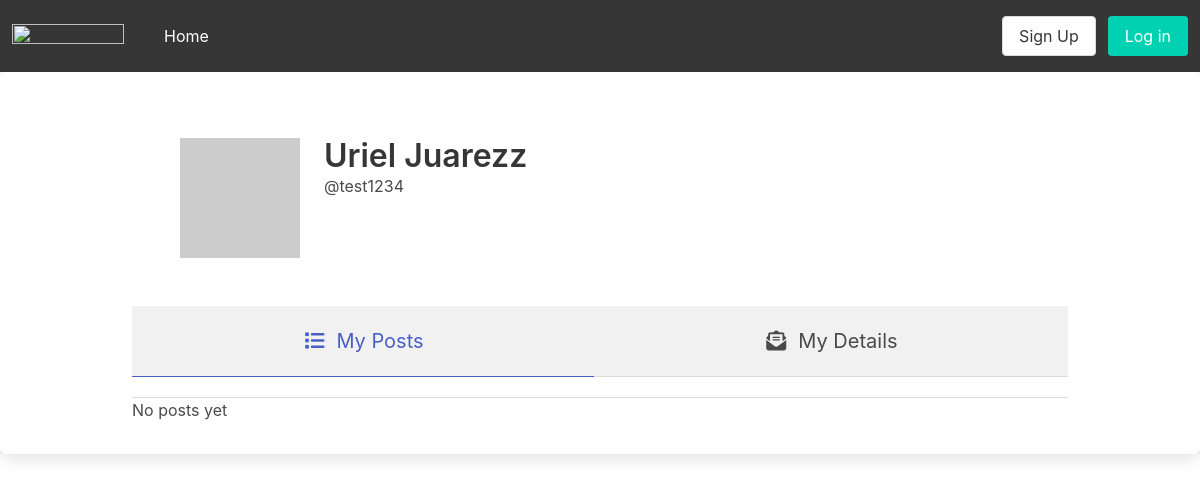
The app's page /user/5/, older data.
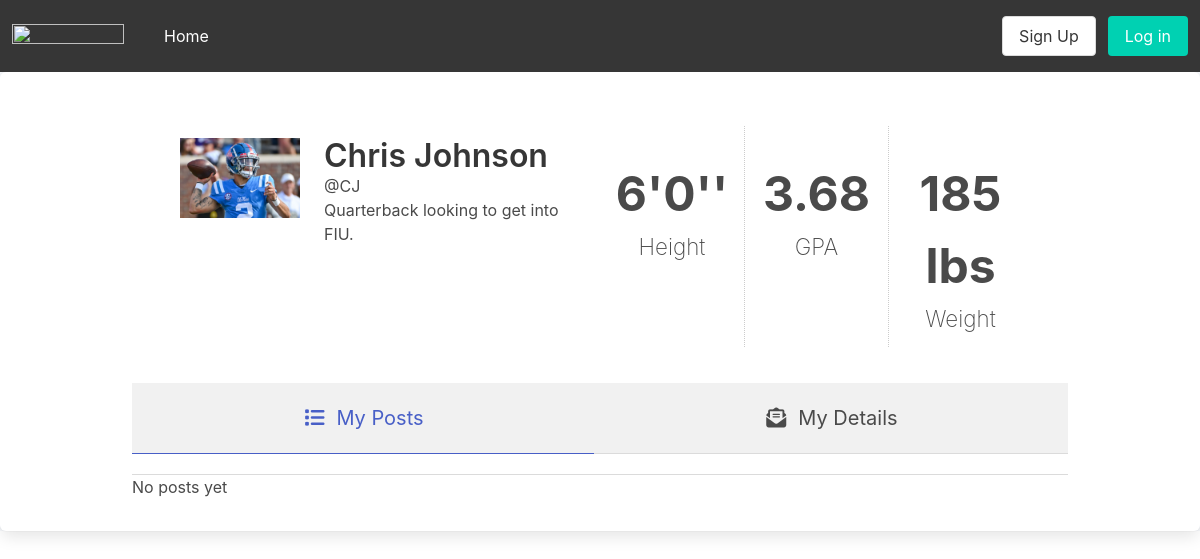
The same page, newer data.
### api/models.py (models this page shows, shortened)
class CustomUser(auth.models.AbstractUser, auth.models.PermissionsMixin):
    user_type_choices = (
        (0, 'Scout'),
        (1, 'Athlete'),
    )
    school_options = (
        ('Georgia Institute of Technology', 'Georgia Institute of Technology'),
        ('Florida International University', 'Florida International University'),
        ('Yale', 'Yale'),
        ('University of Pittsburgh', 'University of Pittsburgh'),
        ('Emory University','Emory University')
    )
    height_foot_options = (
        (4, '4'),
        (5, '5'),
        (6, '6'),
        (7, '7'),
    )
    height_inch_options = (
        (0, '0'),
        (1, '1'),
        (2, '2'),
        (3, '3'),
        (4, '4'),
        (5, '5'),
        (6, '6'),
        (7, '7'),
        (8, '8'),
        (9, '9'),
        (10, '10'),
        (11, '11'),
        (12, '12'),
    )
    weight_lb = models.IntegerField(default=140, blank=True)
    height_ft = models.IntegerField(choices=height_foot_options, default=5, blank=True)
    height_in = models.IntegerField(choices=height_inch_options, default=6, blank=True)
    school = models.CharField(max_length=128, blank=True, choices=school_options)
    profile_pic = models.ImageField(null=True, blank=True)
    bio = models.TextField(null=True, blank=True, default="No biography")
    gpa = models.FloatField(null=True, blank=True)
    user_type = models.PositiveSmallIntegerField(null=True, choices=user_type_choices)

### api/views.py (the view)
# urls.py: path('user/<int:pk>/', views.UserDetail.as_view(), name='user_detail_page'),
class UserDetail(DetailView):
    model = models.CustomUser
    template_name = 'user_detail.html'
    context_object_name = 'user_detail'
    def get_context_data(self, **kwargs):
        context = super(UserDetail, self).get_context_data(**kwargs)
        context.update({
            'user_posts': models.Post.objects.filter(author=context['user_detail']).order_by('-create_date'), # Newest first
        })
        return context

### templates/user_detail.html (shortened to what the changed rows need)
{% extends 'base.html' %}
{% load static %}
{% block bodyblock %}
<link rel="stylesheet" href="{% static 'css/user_detail.css' %}">
<section class = "is-link container">
<div class='columns'>
    <div class='container profile'>
      <div class='section profile-heading'>
        <div class='columns is-mobile is-multiline'>
          <div class='column is-2'>
            <span class='header-icon user-profile-image' id = "profilePhoto">
              {% if user_detail.profile_pic %}
                <img src="{{ user_detail.profile_pic.url }}" alt="not found">
              {% else %}
                <img src='https://via.placeholder.com/250' alt="not found">
              {% endif %}
            </span>
          </div>
          <div class='column is-4-tablet is-10-mobile name'>
            <p>
              <span class='title is-bold'>{{user_detail.first_name}} {{user_detail.last_name}}</span>
              <br>
              <span class='title-is-size-4'>@{{user_detail.username}}</span>
              <br>
            </p>
            <p class='tagline'>
              {{ user_detail.bio }}
            </p>
          </div>
          {% if user_detail.user_type == 1 %}
          <div class='column is-2-tablet is-4-mobile has-text-centered'>
            <p class='stat-val'>{{ user_detail.height_ft }}'{{ user_detail.height_in }}''</p>
            <p class='stat-key'>Height</p>
          </div>
          <div class='column is-2-tablet is-4-mobile has-text-centered'>
            <p class='stat-val'> {{ user_detail.gpa }}</p>
            <p class='stat-key'>GPA</p>
          </div>
          <div class='column is-2-tablet is-4-mobile has-text-centered'>
            <p class='stat-val'>{{ user_detail.weight_lb }} lbs</p>
            <p class='stat-key'>Weight</p>
          </div>
          {% endif %}
        </div>
      </div>
    </div>
  </div>
</section>
{% endblock bodyblock %}

Row changes from the older to the newer data that the page shows:
changed CustomUser: profile_pic: picture added; first_name "Uriel" → "Chris"; last_name "Juarezz" → "Johnson"; username "test1234" → "CJ"; bio (not shown) → "Quarterback looking to get into FIU."; user_type 0 → 1 (drawn); height_ft (not shown) → "6"; height_in (not shown) → "0"; gpa (not shown) → "3.68"; weight_lb (not shown) → "185"
Text that changed along with them:
text now shown: "' '' Height GPA lbs Weight"
